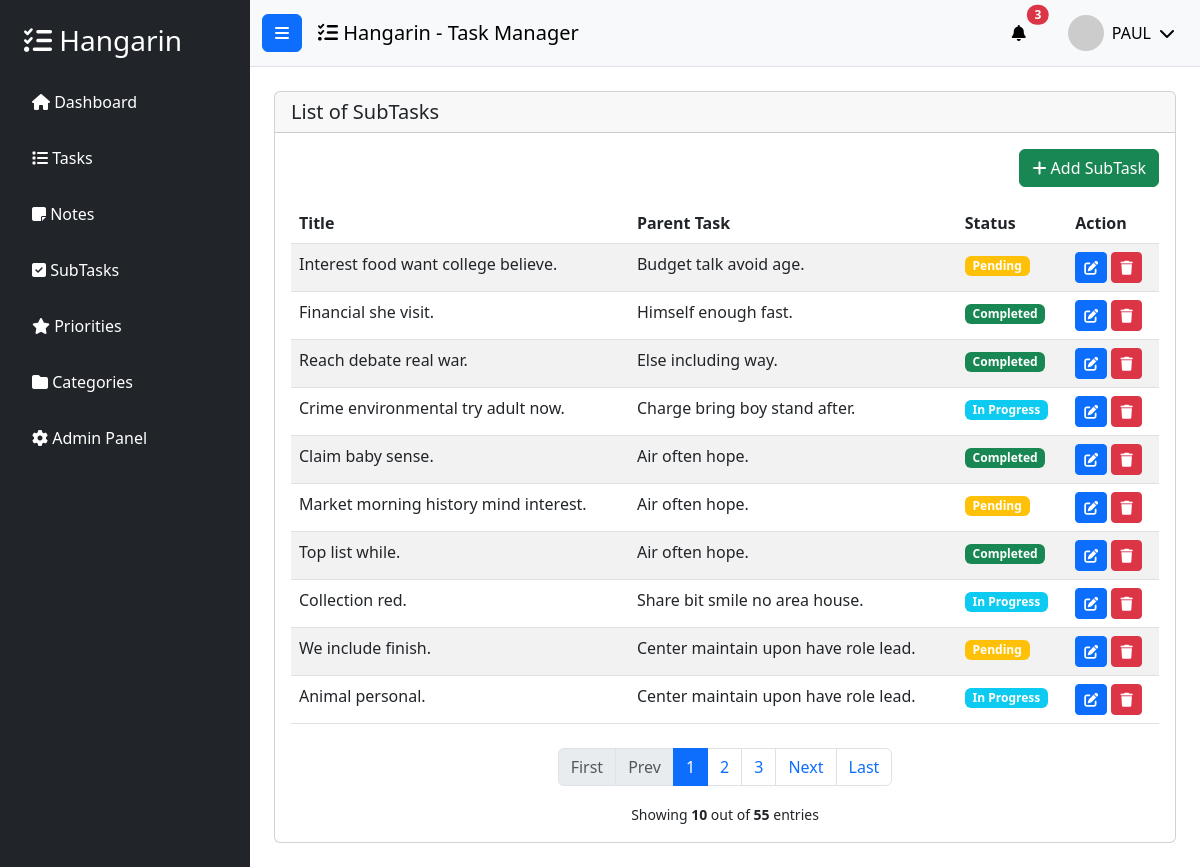
The app's page /subtask_list/ (signed in) with its own data.
### tasks/models.py (models this page shows, shortened)
class BaseModel(models.Model):
    created_at = models.DateTimeField(auto_now_add=True)
    updated_at = models.DateTimeField(auto_now=True)
    class Meta:
        abstract = True

class SubTask(BaseModel):
    parent_task = models.ForeignKey(
        Task,
        on_delete=models.CASCADE,
        related_name="subtasks",
    )
    title = models.CharField(max_length=255)
    status = models.CharField(
        max_length=50,
        choices=STATUS_CHOICES,
        default="Pending",
    )
    class Meta:
        verbose_name = "SubTask"
        verbose_name_plural = "SubTasks"

class Task(BaseModel):
    title = models.CharField(max_length=255)
    description = models.CharField(max_length=500)
    deadline = models.DateTimeField()
    status = models.CharField(
        max_length=50,
        choices=STATUS_CHOICES,
        default="Pending",
    )
    category = models.ForeignKey(
        Category,
        on_delete=models.SET_NULL,
        null=True,
        blank=True,
        related_name="tasks",
    )
    priority = models.ForeignKey(
        Priority,
        on_delete=models.SET_NULL,
        null=True,
        blank=True,
        related_name="tasks",
    )
    class Meta:
        verbose_name = "Task"
        verbose_name_plural = "Tasks"

### tasks/views.py (the view)
# urls.py: path('subtask_list/', views.SubTaskList.as_view(), name='subtask-list'),
class SubTaskList(LoginRequiredMixin, ListView):
    model = SubTask
    context_object_name = 'subtasks'
    template_name = 'subtask_list.html'
    paginate_by = 10
    login_url = '/accounts/login/'

### templates/subtask_list.html (shortened to what this page needs)
{% extends 'base.html' %}
{% load static %}
{% block content %}
<div class="row">
    <div class="col-12">
        <div class="card">
            <div class="card-header">
                <h5 class="card-title mb-0">List of SubTasks</h5>
            </div>
            <div class="card-body">
                <div class="mb-3 text-end">
                    <a href="{% url 'subtask-add' %}" class="btn btn-success">
                        <i class="fas fa-plus"></i> Add SubTask
                    </a>
                </div>
                <table class="table table-striped">
                    <thead>
                        <tr>
                            <th>Title</th>
                            <th>Parent Task</th>
                            <th>Status</th>
                            <th>Action</th>
                        </tr>
                    </thead>
                    <tbody>
                        {% for subtask in object_list %}
                        <tr>
                            <td>{{ subtask.title }}</td>
                            <td>{{ subtask.parent_task.title }}</td>
                            <td>
                                {% if subtask.status == 'Completed' %}
                                    <span class="badge bg-success">{{ subtask.status }}</span>
                                {% elif subtask.status == 'In Progress' %}
                                    <span class="badge bg-info">{{ subtask.status }}</span>
                                {% else %}
                                    <span class="badge bg-warning">{{ subtask.status }}</span>
                                {% endif %}
                            </td>
                            <td>
                                <a href="{% url 'subtask-update' subtask.id %}" class="btn btn-sm btn-primary">
                                    <i class="fas fa-edit"></i>
                                </a>
                                <a href="{% url 'subtask-delete' subtask.id %}" class="btn btn-sm btn-danger">
                                    <i class="fas fa-trash"></i>
                                </a>
                            </td>
                        </tr>
                        {% empty %}
                        <tr>
                            <td colspan="4" class="text-center">No subtasks found</td>
                        </tr>
                        {% endfor %}
                    </tbody>
                </table>
                {% include 'includes/pagination.html' %}
            </div>
        </div>
    </div>
</div>
{% endblock %}

### templates/base.html (shortened to what this page needs)
{% load static %}
<!DOCTYPE html>
<html lang="en">
<head>
    <link href="https://cdn.jsdelivr.net/npm/bootstrap@5.3.0/dist/css/bootstrap.min.css" rel="stylesheet">
    <link rel="stylesheet" href="https://cdnjs.cloudflare.com/ajax/libs/font-awesome/6.4.0/css/all.min.css">
</head>
<body>
    <div class="wrapper d-flex">
        <nav id="sidebar" class="bg-dark text-white" style="width: 250px; min-height: 100vh;">
            <div class="p-4">
                <h3 class="mb-4">
                    <i class="fas fa-tasks"></i> Hangarin
                </h3>
                <ul class="list-unstyled">
                    <li class="mb-3">
                        <a href="{% url 'home' %}" class="text-white text-decoration-none d-block p-2 rounded hover-bg">
                            <i class="fas fa-home"></i> Dashboard
                        </a>
                    </li>
                    <li class="mb-3">
                        <a href="{% url 'task-list' %}" class="text-white text-decoration-none d-block p-2 rounded hover-bg">
                            <i class="fas fa-list"></i> Tasks
                        </a>
                    </li>
                    <li class="mb-3">
                        <a href="{% url 'note-list' %}" class="text-white text-decoration-none d-block p-2 rounded hover-bg">
                            <i class="fas fa-sticky-note"></i> Notes
                        </a>
                    </li>
                    <li class="mb-3">
                        <a href="{% url 'subtask-list' %}" class="text-white text-decoration-none d-block p-2 rounded hover-bg">
                            <i class="fas fa-check-square"></i> SubTasks
                        </a>
                    </li>
                    <li class="mb-3">
                        <a href="{% url 'priority-list' %}" class="text-white text-decoration-none d-block p-2 rounded hover-bg">
                            <i class="fas fa-star"></i> Priorities
                        </a>
                    </li>
                    <li class="mb-3">
                        <a href="{% url 'category-list' %}" class="text-white text-decoration-none d-block p-2 rounded hover-bg">
                            <i class="fas fa-folder"></i> Categories
                        </a>
                    </li>
                    <li class="mb-3">
                        <a href="/admin/" class="text-white text-decoration-none d-block p-2 rounded hover-bg">
                            <i class="fas fa-cog"></i> Admin Panel
                        </a>
                    </li>
                </ul>
            </div>
        </nav>
        <div class="flex-fill">
            <nav class="navbar navbar-expand-lg navbar-light bg-light border-bottom">
                <div class="container-fluid">
                    <button class="btn btn-primary me-3" id="sidebarToggle">
                        <i class="fas fa-bars"></i>
                    </button>
                    <span class="navbar-brand mb-0 h1">
                        <i class="fas fa-tasks"></i> Hangarin - Task Manager
                    </span>
                    <div class="ms-auto d-flex align-items-center">
                        <div class="dropdown me-3">
                            <button class="btn btn-light position-relative" type="button" id="notificationDropdown" data-bs-toggle="dropdown">
                                <i class="fas fa-bell"></i>
                                <span class="position-absolute top-0 start-100 translate-middle badge rounded-pill bg-danger">
                                    3
                                </span>
                            </button>
                        </div>
                        <div class="dropdown">
                            <button class="btn btn-light d-flex align-items-center" type="button" id="userDropdown" data-bs-toggle="dropdown">
                                <img src="https://ui-avatars.com/api/?name={{ user.username|default:'User' }}&background=007bff&color=fff&size=36"
                                     alt="user"
                                     class="rounded-circle me-2"
                                     width="36"
                                     height="36">
                                <span class="d-none d-md-inline">
                                    {% if user.is_authenticated %}
                                        {{ user.username }}
                                    {% else %}
                                        Guest
                                    {% endif %}
                                </span>
                                <i class="fas fa-chevron-down ms-2"></i>
                            </button>
                        </div>
                    </div>
                </div>
            </nav>
            <div class="container-fluid p-4">
                {% block content %}
                {% endblock %}
            </div>
        </div>
    </div>
</body>
</html>

### records on screen
SubTask: title "Interest food want college believe.", parent_task "Budget talk avoid age.", status "Pending"
SubTask: title "Financial she visit.", parent_task "Himself enough fast.", status "Completed"
SubTask: title "Reach debate real war.", parent_task "Else including way.", status "Completed"
SubTask: title "Crime environmental try adult now.", parent_task "Charge bring boy stand after.", status "In Progress"
SubTask: title "Claim baby sense.", parent_task "Air often hope.", status "Completed"
SubTask: title "Market morning history mind interest.", parent_task "Air often hope.", status "Pending"
SubTask: title "Top list while.", parent_task "Air often hope.", status "Completed"
SubTask: title "Collection red.", parent_task "Share bit smile no area house.", status "In Progress"
SubTask: title "We include finish.", parent_task "Center maintain upon have role lead.", status "Pending"
SubTask: title "Animal personal.", parent_task "Center maintain upon have role lead.", status "In Progress"

### other values on screen
{{ user.username }} "PAUL"
{{ page_num }} "1"
{{ page_num }} "2" "3"
{{ object_list|length }} "10"
{{ paginator.count }} "55"
